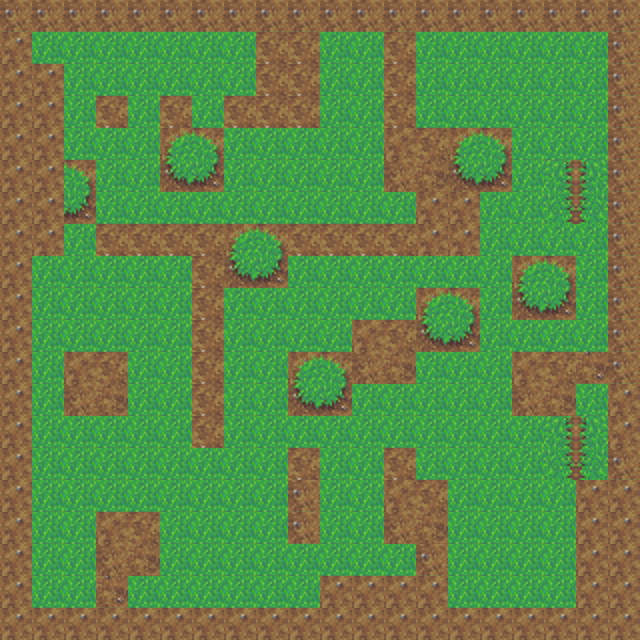

This game map was drawn from its Tiled (.tmx) file and the tilesets committed beside it. A one-line description and the full map source follow:
An orthogonal 20x20 tile map with 32x32 px tiles, 3 tile layers (BackGround, graphic, Tile Layer 3), 2 tilesets and 15 objects.

<map version="1.4" tiledversion="2020.10.30" orientation="orthogonal" renderorder="right-down" width="20" height="20" tilewidth="32" tileheight="32" infinite="0" nextlayerid="11" nextobjectid="17">
 <tileset firstgid="1" source="grass.tsx" />
 <tileset firstgid="73" source="Character.tsx" />
 <layer id="1" name="BackGround" width="20" height="20">
  <data encoding="csv">
13,13,13,13,13,13,13,13,13,13,13,13,13,13,13,13,13,13,13,13,
13,13,13,13,13,13,13,13,13,13,13,13,13,13,13,13,13,13,13,13,
13,13,13,13,13,13,13,13,13,13,13,13,13,13,13,13,13,13,13,13,
13,13,13,13,13,13,13,13,13,13,13,13,13,13,13,13,13,13,13,13,
13,13,13,13,13,13,13,13,13,13,13,13,13,13,13,13,13,13,13,13,
13,13,13,13,13,13,13,13,13,13,13,13,13,13,13,13,13,13,13,13,
13,13,13,13,13,13,13,13,13,13,13,13,13,13,13,13,13,13,13,13,
13,13,13,13,13,13,13,13,13,13,13,13,13,13,13,13,13,13,13,13,
13,13,13,13,13,13,13,13,13,13,13,13,13,13,13,13,13,13,13,13,
13,13,13,13,13,13,13,13,13,13,13,13,13,13,13,13,13,13,13,13,
13,13,13,13,13,13,13,13,13,13,13,13,13,13,13,13,13,13,13,13,
13,13,13,13,13,13,13,13,13,13,13,13,13,13,13,13,13,13,13,13,
13,13,13,13,13,13,13,13,13,13,13,13,13,13,13,13,13,13,13,13,
13,13,13,13,13,13,13,13,13,13,13,13,13,13,13,13,13,13,13,13,
13,13,13,13,13,13,13,13,13,13,13,13,13,13,13,13,13,13,13,13,
13,13,13,13,13,13,13,13,13,19,13,13,13,13,13,13,13,13,13,13,
13,13,13,13,13,13,13,13,13,19,13,13,13,13,13,13,13,13,13,13,
13,13,13,13,13,13,13,13,13,13,13,13,13,19,13,13,13,13,13,13,
13,13,13,13,13,13,13,13,13,13,13,13,13,13,13,13,13,13,13,13,
13,13,13,13,13,13,13,13,13,13,13,13,13,13,13,13,13,13,13,13
</data>
 </layer>
 <layer id="4" name="graphic" width="20" height="20">
  <data encoding="csv">
19,19,19,19,19,19,19,19,19,19,19,19,19,19,19,19,19,19,19,19,
19,0,0,0,0,0,0,0,8,8,0,0,8,0,0,0,0,0,0,19,
19,0,0,0,0,0,0,0,8,8,0,0,8,0,0,0,0,0,0,19,
19,0,0,8,0,8,0,8,8,8,0,0,8,0,0,0,0,0,0,19,
19,0,0,0,0,5,6,0,0,0,0,0,9,10,5,6,0,0,0,19,
19,5,6,0,0,17,18,0,0,0,0,0,21,22,17,18,0,58,59,19,
19,17,18,0,0,0,0,0,0,0,0,0,0,5,6,0,0,70,71,19,
19,0,0,8,8,8,8,5,6,8,8,8,8,17,18,0,0,0,0,19,
19,0,0,0,0,0,8,17,18,0,0,0,0,0,0,0,5,6,0,19,
19,0,0,0,0,0,8,0,0,0,0,0,0,5,6,0,17,18,0,19,
19,0,0,0,0,0,8,0,0,0,0,9,10,17,18,0,0,0,0,19,
19,0,9,10,0,0,8,0,0,5,6,21,22,0,0,0,9,10,20,19,
19,0,21,22,0,0,8,0,0,17,18,0,0,0,0,0,21,22,0,19,
19,0,0,0,0,0,8,0,0,0,0,0,0,0,0,0,0,58,59,19,
19,0,0,0,0,0,0,0,0,8,0,0,8,0,0,0,0,70,71,19,
19,0,0,0,0,0,0,0,0,0,0,0,9,10,0,0,0,0,0,19,
19,0,0,9,10,0,0,0,0,0,0,0,21,22,0,0,0,0,0,19,
19,0,0,21,22,0,0,0,0,0,0,0,0,0,0,0,0,0,0,19,
19,0,0,20,0,0,0,0,0,0,0,0,0,20,0,0,0,0,0,19,
19,78,78,78,78,19,19,19,19,19,19,19,19,19,19,19,19,19,19,19
</data>
 </layer>
 <objectgroup id="6" name="Ground" />
 <objectgroup id="7" name="brick">
  <object id="1" x="524" y="265" width="46" height="50" />
  <object id="2" x="426" y="201" width="50" height="48" />
  <object id="3" x="461" y="141" width="46" height="41" />
  <object id="4" x="179" y="145" width="36" height="34" />
  <object id="5" x="45" y="170" width="46" height="52" />
  <object id="6" x="241" y="243" width="38" height="36" />
  <object id="7" x="308" y="366" width="40" height="42" />
  <object id="8" x="429" y="300" width="44" height="42" />
  <object id="9" x="364" y="333" width="54" height="51" />
  <object id="10" x="717" y="291" />
  <object id="12" x="0" y="1" width="639" height="32" />
  <object id="13" x="0" y="32" width="30" height="607" />
  <object id="14" x="30" y="608" width="611" height="31" />
  <object id="15" x="608" y="34" width="30" height="573" />
  <object id="16" x="670" y="588" />
 </objectgroup>
 <objectgroup id="8" name="coins" />
 <layer id="10" name="Tile Layer 3" width="20" height="20">
  <data encoding="csv">
0,0,0,0,0,0,0,0,0,0,0,0,0,0,0,0,0,0,0,0,
7,0,0,0,0,0,0,0,0,0,0,0,0,0,0,0,0,0,0,0,
7,7,0,0,0,0,0,0,0,0,0,0,0,0,0,0,0,0,0,0,
7,7,0,0,0,0,0,0,0,0,0,0,0,0,0,0,0,0,0,0,
7,7,0,0,0,0,0,0,0,0,0,0,0,0,0,0,0,0,0,0,
7,7,0,0,0,0,0,0,0,0,0,0,0,0,0,0,0,0,0,0,
7,7,0,0,0,0,0,0,0,0,0,0,0,7,7,0,0,0,0,0,
7,7,0,0,0,0,0,0,0,0,0,0,0,7,7,0,0,0,0,0,
7,0,0,0,0,0,0,0,0,0,0,0,0,0,0,0,0,0,0,0,
7,0,0,0,0,0,0,0,0,0,0,0,0,0,0,0,0,0,0,0,
7,0,0,0,0,0,0,0,0,0,0,0,0,0,0,0,0,0,0,0,
7,0,0,0,0,0,0,0,0,0,0,0,0,0,0,0,0,0,0,0,
7,0,0,0,0,0,0,0,0,0,0,0,0,0,0,0,0,0,0,7,
7,0,0,0,0,0,0,0,0,0,0,0,0,0,0,0,0,0,0,7,
7,0,0,0,0,0,0,0,0,0,0,0,0,0,0,0,0,0,0,0,
7,0,0,0,0,0,0,0,0,0,0,0,0,0,0,0,0,0,7,7,
7,0,0,0,0,0,0,0,0,0,0,0,0,0,0,0,0,0,7,7,
7,0,0,0,0,0,0,0,0,0,0,0,0,0,0,0,0,0,7,7,
7,0,0,0,0,0,0,0,0,0,7,7,7,7,0,0,0,0,7,7,
7,7,7,7,7,7,7,7,7,7,7,7,7,7,7,7,7,7,7,7
</data>
 </layer>
</map>
